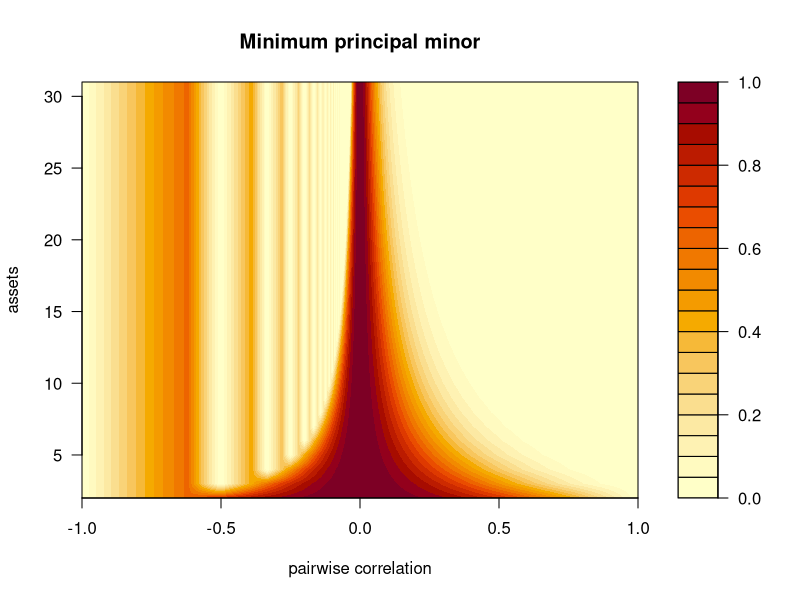

Write the R code that produced this figure.

min.minor <- function(rho,dim) {
  P <- matrix(rho,dim,dim)
  diag(P) <- 1
  minors <- lapply(2:dim,function(k) determinant(P[1:k,1:k],F))
  min(sapply(minors,"[[","modulus"))
}

rho.seq <- seq(-1,1,0.001)
dim.seq <- 2:31
val <- matrix(NA,length(rho.seq),length(dim.seq))

for (j in 1:length(dim.seq)) {
  for (i in 1:length(rho.seq)) {  
    val[i,j] <- min.minor(rho.seq[i],dim.seq[j])
  }
}

filled.contour(x=rho.seq,y=dim.seq,z=val,
               xlab="pairwise correlation",ylab="assets",
               main="Minimum principal minor")

